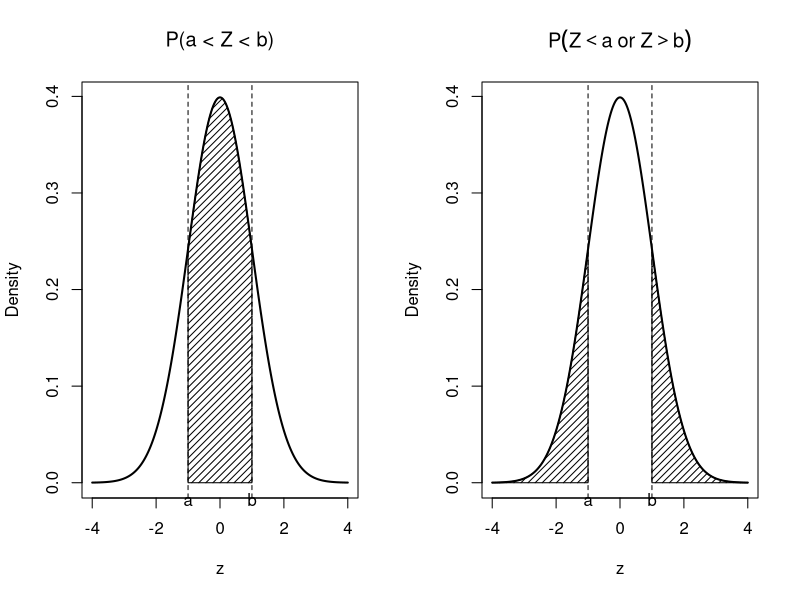

Write R code to recreate this figure.
pdf("normal_interval_probabilities.pdf", width = 6.5, height = 3.5)

par(mfrow = c(1, 2))

x <- seq(-4, 4, length = 1000)
y <- dnorm(x)

a <- -1
b <- 1

# ---- P(a < Z < b)
plot(
    x, y,
    type = "l",
    lwd = 2,
    xlab = "z",
    ylab = "Density",
    main = expression(paste("P(", a, " < Z < ", b, ")"))
)

# curve(
#     dnorm(x),
#     from = -4,
#     to = 4,
#     type = "l",
#     lwd = 2,
#     xlab = "z",
#     ylab = "Density",
#     main = expression(paste("P(", a, " < Z < ", b, ")"))
# )

x_fill <- seq(a, b, length = 500)
y_fill <- dnorm(x_fill)

polygon(
    c(a, x_fill, b),
    c(0, y_fill, 0),
    density = 20
)

abline(v = a, lty = 2)
abline(v = b, lty = 2)

text(a+0, -0.0025, "a", pos = 1, xpd = T)
text(b-0, -0.0025, "b", pos = 1, xpd = T)


# ---- P(Z < a or Z > b)
plot(
    x, y,
    type = "l",
    lwd = 2,
    xlab = "z",
    ylab = "Density",
    main = expression(P(Z < a ~or~ Z > b))
)

# left tail
x_left <- seq(-4, a, length = 500)
y_left <- dnorm(x_left)

polygon(
    c(-4, x_left, a),
    c(0, y_left, 0),
    density = 20
)

# right tail
x_right <- seq(b, 4, length = 500)
y_right <- dnorm(x_right)

polygon(
    c(b, x_right, 4),
    c(0, y_right, 0),
    density = 20
)

abline(v = a, lty = 2)
abline(v = b, lty = 2)

text(a-0, -0.0025, "a", pos = 1, xpd = T)
text(b+0, -0.0025, "b", pos = 1, xpd = T)

dev.off()
